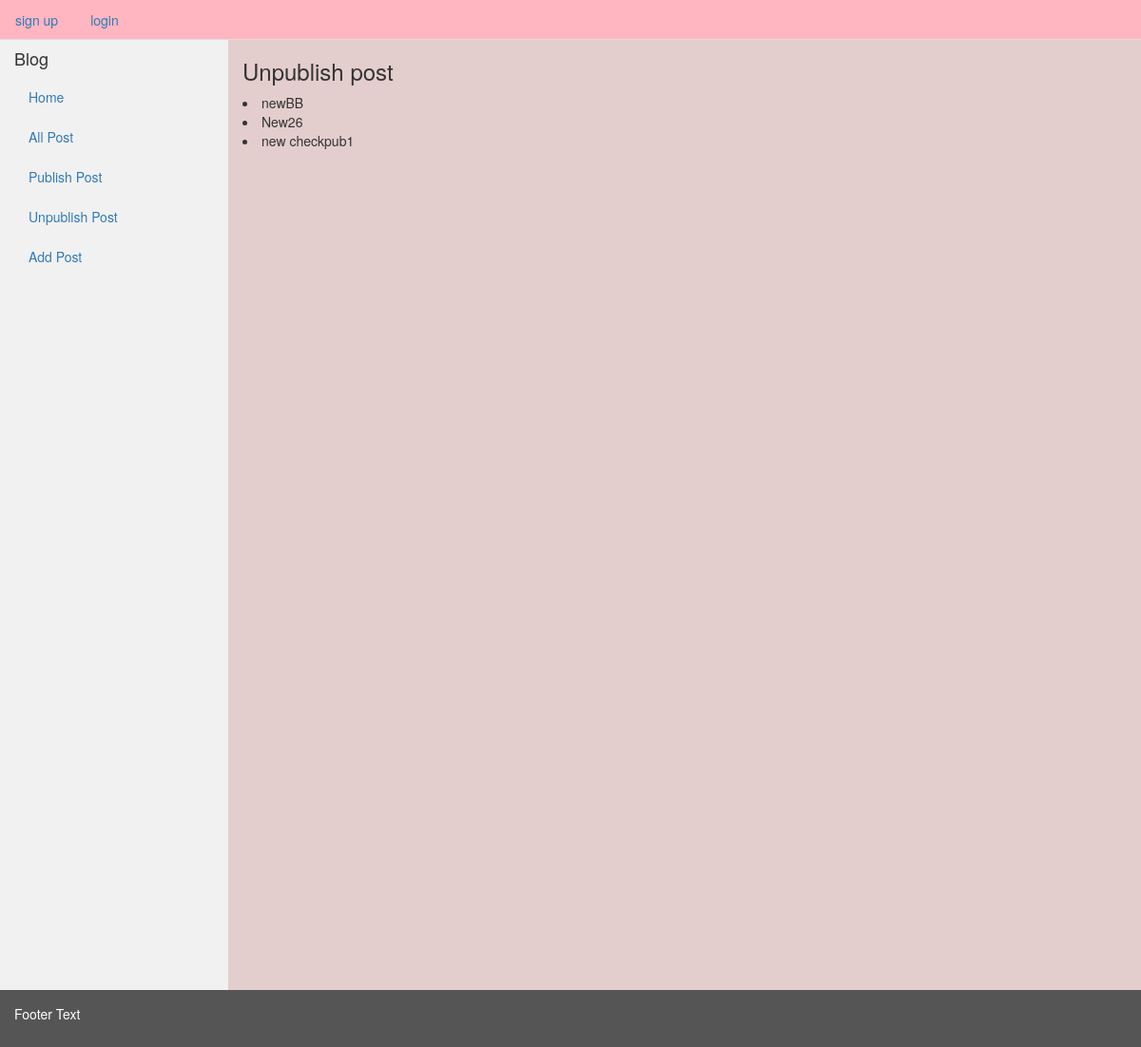
Page /unpublish-post on the committed database.
### Wordoid/models.py (models this page shows, shortened)
class Post(models.Model):
	title = models.CharField(max_length=20)
	description = models.TextField()
	publish_date = models.DateField(auto_now_add=True)
	update_date = models.DateField(auto_now=True)
	publish = models.BooleanField(default=False)
	liked_users = models.ManyToManyField(User)
	auther = models.ForeignKey(User,on_delete=models.CASCADE,related_name="auther")
	def __str__(self):
		return self.title

### Wordoid/views.py (the view)
# urls.py: path('unpublish-post',views.unpublish_post,name='unpublish_post'),
def unpublish_post(request):
    unpublish_data = Post.objects.filter(publish=False)
    dict_data = {
        'unpublish_data': unpublish_data
    }
    return render(request, "post/unpublish_page.html", dict_data)

### templates/post/unpublish_page.html (shortened to what this page needs)
{% extends "index.html" %}
{% block content %}
	<h3>Unpublish post</h3>
	{% for pub in unpublish_data %}
		<li>{{ pub }}</li>
	{% endfor %}
{% endblock %}

### rows in the picture
Post: title "newBB"
Post: title "New26"
Post: title "new checkpub1"
